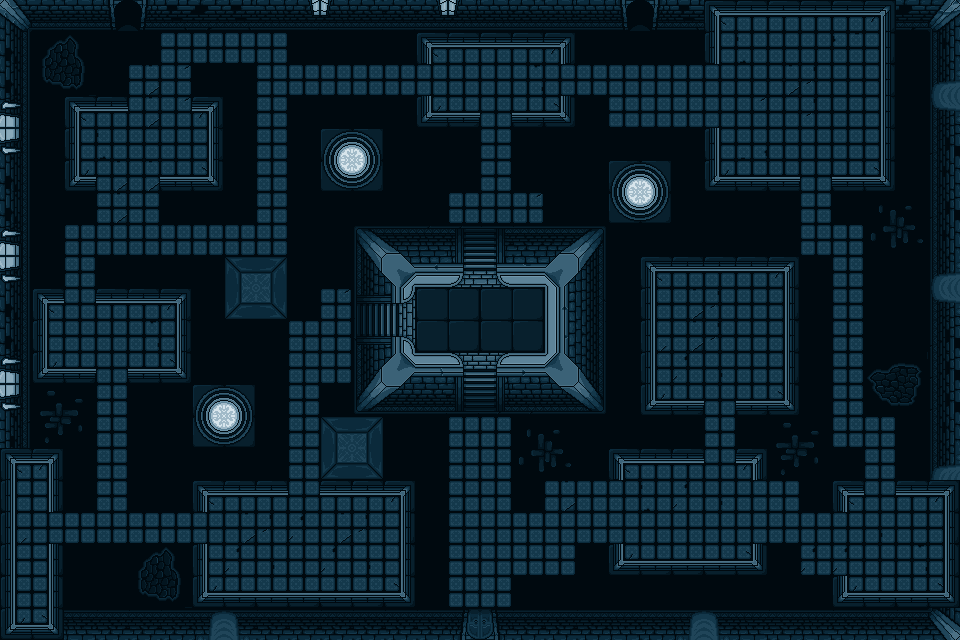

Below is a game level as drawn by its tile map, then a one-line description and the .tmx file that defines it, in full:
An orthogonal 30x20 tile map with 32x32 px tiles, 2 tile layers (Piso1, Piso2) and 47 objects.

<map version="1.8" tiledversion="1.8.4" orientation="orthogonal" renderorder="right-down" width="30" height="20" tilewidth="32" tileheight="32" infinite="0" nextlayerid="7" nextobjectid="57">
 <editorsettings>
  <export target="[local-path]/Desktop/Comono/Tileset.tmx" format="tmx" />
 </editorsettings>
 <tileset firstgid="1" source="wals_tileset.tsx" />
 <layer id="4" name="Piso1" width="30" height="20">
  <data encoding="csv">
28,29,30,31,32,33,34,33,30,443,444,29,29,443,444,30,29,30,30,31,32,33,371,372,373,374,375,376,34,35,
54,0,0,0,429,429,429,429,429,0,0,0,0,371,372,372,372,376,0,0,0,0,397,398,399,400,401,402,0,191,
54,0,0,0,429,0,0,0,429,510,453,453,453,453,429,429,479,509,429,429,429,429,477,424,425,426,427,428,0,123,
316,0,371,372,429,374,376,0,510,21,22,23,26,501,502,429,504,506,0,455,455,455,477,450,453,426,427,480,0,149,
342,0,397,398,399,400,480,0,429,125,331,332,130,0,0,429,0,0,21,22,23,26,475,476,453,453,427,480,0,165,
54,0,501,503,429,505,506,0,429,125,357,358,78,0,0,429,0,0,73,331,332,52,501,502,503,455,503,506,0,191,
54,0,0,0,429,0,0,0,429,151,152,154,156,0,455,429,450,0,99,357,358,78,0,0,0,455,0,0,0,165,
316,0,429,429,429,429,429,429,429,0,0,167,168,169,171,172,170,173,174,154,155,156,0,0,0,455,455,0,0,191,
342,0,429,0,0,0,0,0,0,0,0,193,194,195,197,198,196,199,200,0,371,372,373,375,376,0,455,0,0,123,
54,371,429,373,374,376,0,0,0,0,450,219,220,107,108,107,108,277,278,0,397,425,426,427,402,0,455,0,0,149,
54,397,477,478,479,480,0,0,0,477,429,245,246,133,134,133,134,303,304,0,423,425,426,427,428,0,455,0,0,165,
316,501,503,504,505,506,24,25,26,429,477,323,324,325,327,328,326,329,330,0,449,451,452,453,454,0,455,0,0,165,
342,0,0,429,0,99,331,332,78,429,0,349,350,351,353,354,352,355,356,0,501,502,455,504,506,0,455,0,0,165,
80,0,0,429,0,125,357,358,104,429,0,0,0,0,429,429,0,0,0,0,0,0,429,0,0,0,455,455,0,191,
371,376,0,429,0,151,154,155,156,429,0,0,0,0,455,455,0,0,0,371,372,373,455,376,0,0,0,455,0,123,
397,402,0,429,0,0,371,372,372,429,374,374,376,0,429,429,0,0,429,429,398,451,452,429,429,0,371,455,375,376,
423,429,429,429,429,429,429,425,426,451,425,426,402,0,455,455,429,455,455,455,424,477,478,455,455,429,429,452,453,454,
449,454,0,0,0,0,475,451,452,478,451,452,428,0,429,429,455,455,0,501,502,429,429,506,0,451,451,478,479,480,
475,480,0,0,0,0,501,502,503,504,503,504,506,0,429,429,0,0,0,0,0,429,429,0,0,0,501,504,505,506,
501,506,215,216,216,216,71,72,216,216,216,216,216,216,473,474,216,216,216,215,216,71,72,215,216,215,216,215,216,217
</data>
 </layer>
 <layer id="5" name="Piso2" width="30" height="20">
  <data encoding="csv">
0,0,0,0,0,0,0,0,0,0,0,0,0,0,0,0,0,0,0,0,0,0,0,0,0,0,0,0,0,0,
0,2684354661,2684354635,126,126,0,0,0,0,126,126,126,126,0,0,0,0,0,126,126,126,126,0,0,0,0,0,0,126,0,
0,2684354662,2684354636,126,425,450,126,126,0,0,0,0,0,0,0,0,0,0,0,0,0,0,0,0,0,0,0,0,126,0,
0,126,0,0,425,450,0,126,0,126,126,126,126,0,0,0,0,0,126,0,0,0,0,0,0,0,0,0,126,0,
0,126,0,0,0,0,0,126,0,126,0,0,126,126,126,0,126,126,126,126,126,126,0,0,0,0,0,0,126,0,
0,126,0,425,425,0,0,126,0,126,0,0,126,126,126,0,126,126,126,0,0,126,0,0,0,0,0,0,126,0,
0,126,126,425,0,126,126,126,0,126,126,126,126,126,0,0,0,126,126,0,0,126,126,126,126,0,126,1610612802,1610612828,0,
0,126,0,0,0,0,0,0,0,126,126,0,0,0,0,0,0,0,0,126,126,126,126,126,126,0,0,1610612801,1610612827,0,
0,126,0,126,126,126,126,121,122,126,126,0,0,0,0,0,0,0,0,126,0,0,0,0,0,126,0,126,126,0,
0,0,0,0,0,0,126,147,148,126,0,0,0,0,0,0,0,0,0,126,0,0,0,0,0,126,0,126,126,0,
0,0,0,0,0,0,126,126,126,0,0,0,0,0,0,0,0,0,0,126,0,0,0,0,0,126,0,126,126,0,
0,0,504,478,0,0,50,50,74,0,0,0,0,0,0,0,0,0,0,126,0,0,0,0,0,126,0,75,76,0,
0,65,66,0,50,50,0,0,74,0,126,0,0,0,0,0,0,0,0,126,0,0,0,0,0,126,0,101,102,0,
0,91,92,0,74,74,0,0,74,0,121,122,126,126,0,0,1610612802,1610612828,126,126,126,126,0,126,65,66,0,0,126,0,
0,0,126,0,100,74,126,126,100,0,147,148,126,126,0,0,1610612801,1610612827,126,0,0,0,0,0,91,92,126,0,126,0,
0,0,126,0,50,100,0,0,0,0,0,0,0,126,0,0,126,425,0,0,0,0,0,0,0,126,0,0,0,0,
0,0,0,0,0,0,0,0,0,0,0,0,0,126,0,0,0,0,0,0,0,0,0,0,0,0,0,0,0,0,
0,0,126,126,2684354661,2684354635,0,0,0,0,0,0,0,126,0,0,0,0,126,0,0,504,505,0,126,0,0,0,0,0,
0,0,126,126,2684354662,2684354636,0,0,0,0,0,0,0,126,0,0,126,126,126,126,126,481,481,126,126,126,0,0,0,0,
0,0,0,0,0,0,0,0,0,0,0,0,0,0,0,0,0,0,0,0,0,0,0,0,0,0,0,0,0,0
</data>
 </layer>
 <objectgroup id="6" name="Colisión">
  <object id="9" x="288.667" y="96.6667" width="126" height="28.6667" />
  <object id="10" x="288.667" y="33.3333" width="124.667" height="29.3333" />
  <object id="11" x="89.3333" y="38" width="38" height="56.6667" />
  <object id="12" x="98" y="33.3333" width="59.3333" height="30" />
  <object id="13" x="194" y="64" width="60" height="31.3333" />
  <object id="14" x="224" y="67.3333" width="30" height="154" />
  <object id="15" x="160.667" y="192" width="94" height="30.6667" />
  <object id="16" x="30" y="191.333" width="64.6667" height="31.3333" />
  <object id="17" x="30" y="193.333" width="33.3333" height="92" />
  <object id="18" x="96" y="256.667" width="126.667" height="32.6667" />
  <object id="19" x="257.333" y="320.667" width="28.6667" height="156" />
  <object id="20" x="289.333" y="128" width="27.3333" height="192" />
  <object id="21" x="320.667" y="194.667" width="29.3333" height="92" />
  <object id="22" x="288" y="97.3333" width="28.6667" height="56" />
  <object id="23" x="64.6667" y="383.333" width="30" height="127.333" />
  <object id="24" x="128" y="386" width="62.6667" height="123.333" />
  <object id="25" x="64" y="544" width="124.667" height="62" />
  <object id="26" x="388.667" y="420.667" width="58" height="58" />
  <object id="27" x="384" y="415.333" width="62" height="64" />
  <object id="28" x="414.667" y="415.333" width="32.6667" height="192" />
  <object id="29" x="576.667" y="34" width="126.667" height="28.6667" />
  <object id="30" x="514.667" y="128.667" width="90.6667" height="60" />
  <object id="31" x="385.333" y="129.333" width="92" height="60.6667" />
  <object id="32" x="348" y="192.667" width="101.333" height="30" />
  <object id="33" x="544" y="183.333" width="64.6667" height="40.6667" />
  <object id="34" x="599.333" y="126" width="104.667" height="36" />
  <object id="35" x="576.667" y="99.3333" width="32.6667" height="116.667" />
  <object id="36" x="573.333" y="97.3333" width="35.3333" height="128" />
  <object id="38" x="510.667" y="415.333" width="33.3333" height="96.6667" />
  <object id="39" x="539.333" y="416" width="68" height="64" />
  <object id="40" x="570" y="416.667" width="132" height="30" />
  <object id="41" x="736" y="417.333" width="96.6667" height="28.6667" />
  <object id="42" x="800" y="256" width="32" height="256.667" />
  <object id="43" x="766.667" y="417.333" width="31.3333" height="62.6667" />
  <object id="44" x="764" y="446" width="100" height="34" />
  <object id="45" x="896.667" y="192.667" width="32" height="284.667" />
  <object id="46" x="833.333" y="192.667" width="94.6667" height="30.6667" />
  <object id="47" x="862.667" y="225.333" width="66" height="188.667" />
  <object id="48" x="737.333" y="193.333" width="62.6667" height="60.6667" />
  <object id="49" x="770.667" y="548" width="29.3333" height="61.3333" />
  <object id="50" x="738" y="576" width="92" height="32.6667" />
  <object id="51" x="511.333" y="576" width="160" height="34" />
  <object id="52" x="576" y="544" width="34.6667" height="66" />
  <object id="53" x="322.667" y="384" width="28.6667" height="29.3333" />
  <object id="54" x="324" y="416" width="118" height="62.6667" />
  <object id="55" x="224" y="256.667" width="62.6667" height="62.6667" />
  <object id="56" x="50.6667" y="114.667" width="6.66667" height="33.3333" />
 </objectgroup>
</map>